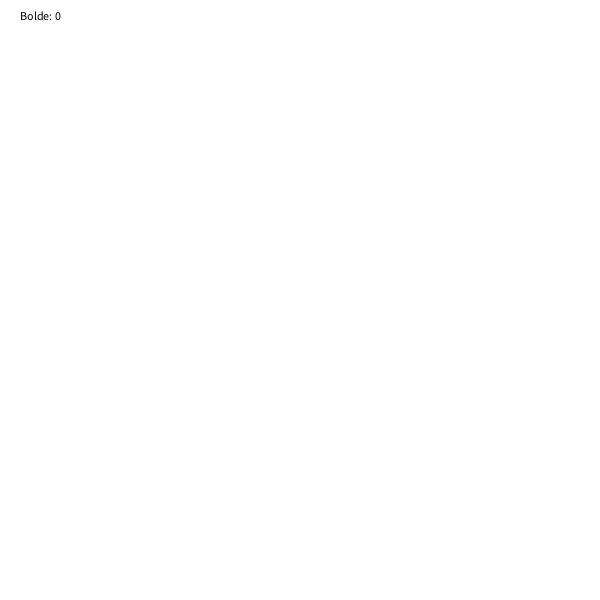
Frame 1 (no input)
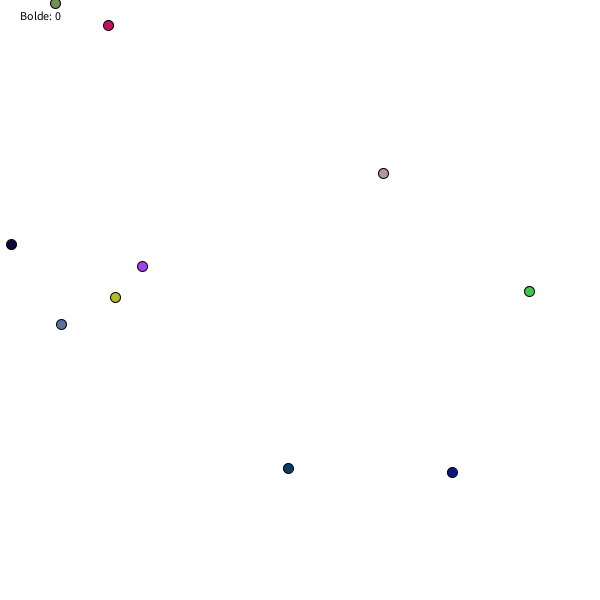
Frame 60 (the mouse pressed at the canvas centre just before this capture)
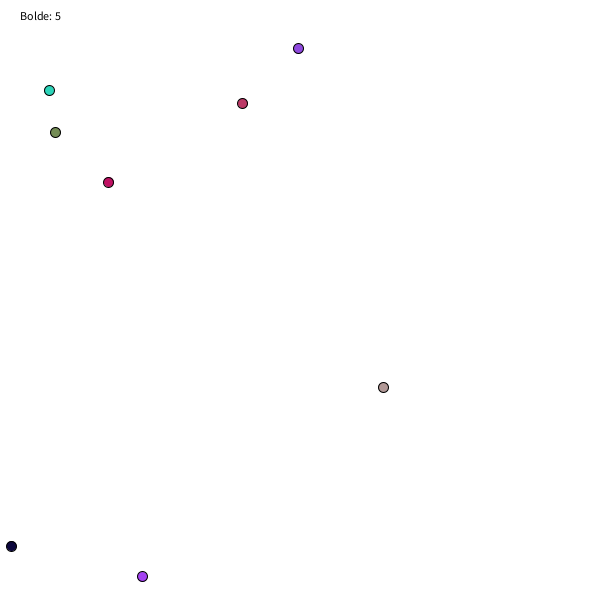
Frame 120 (the mouse held since frame 60 and released just before this capture)

The Processing sketch that drew these frames (run headless with seeded random() and noise(); from frame 60 on, the mouse is pressed at the canvas centre):

// Processing sketch: processing_121251
// ── processing_121251.pde

Meteor meteor1; 
Meteor meteor2;
Meteor meteor3;
Meteor meteor4;
Meteor meteor5;
Meteor meteor6;
Meteor meteor7;
Meteor meteor8;
Meteor meteor9;
Meteor meteor10;

int point = 0; 

void setup()
{
  size(600,600);
  meteor1 = new Meteor();
  meteor2 = new Meteor();
  meteor3 = new Meteor();
  meteor4 = new Meteor();
  meteor5 = new Meteor();
  meteor6 = new Meteor();
  meteor7 = new Meteor();
  meteor8 = new Meteor();
  meteor9 = new Meteor();
  meteor10 = new Meteor();
}

void draw()
{
  background(255,255,255);

  meteor1.tegn();
  meteor1.fald();
  
  meteor2.tegn();
  meteor2.fald();
  
  meteor3.tegn();
  meteor3.fald();
  
  meteor4.tegn();
  meteor4.fald();
  
  meteor5.tegn();
  meteor5.fald();
  
  meteor6.tegn();
  meteor6.fald();
  
  meteor7.tegn();
  meteor7.fald();
  
  meteor8.tegn();
  meteor8.fald();
  
  meteor9.tegn();
  meteor9.fald();
  
  meteor10.tegn();
  meteor10.fald();
  
  fill(0,0,0);
  text("Bolde: " + point, 20,20);
  
}


class Meteor
{

  float xPos;
  float yPos;
  float fart;
  color c;
  
  
  Meteor()
  {
    c = color(random(0,255),random(0,255),random(0,255));
    xPos = random(0,600);
    yPos = random(-150,-20);
    fart = random(2,12);
  
  }
  
  
  void tegn()
  {
    
    
    fill(c);
    ellipseMode(CENTER);
    ellipse(xPos,yPos,10,10);
       
    
  }
  
  void fald()
  {
    yPos = yPos+fart;
    
    if(yPos>600+20)
    {
      yPos = random(-150,-20);
      xPos = random(0,600);
      fart = random(2,12);
      c = color(random(0,255),random(0,255),random(0,255)); 
      point++;
    }
    
  }









}
